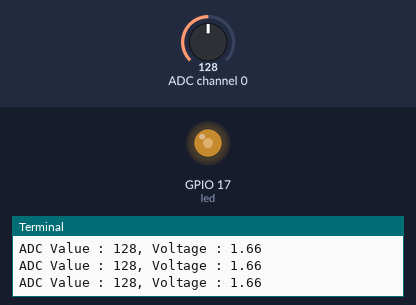
Bench run of a program on a simulated Raspberry Pi (BCM pin numbers). Parts: output pins drawn as LEDs (lit = HIGH), the last lines printed to the terminal. The inputs (shaded band) are chosen by the test bench; at power-on: ADC channel 0 = 128 (analog values on the 0–255 scale).

Above: at 1.2 s.
1.3 s: ADC channel 0 set to 178
At 2.5 s:
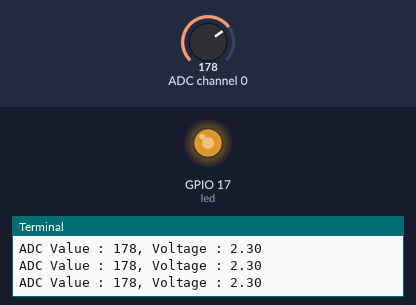
2.8 s: ADC channel 0 set to 224
At 3.2 s:
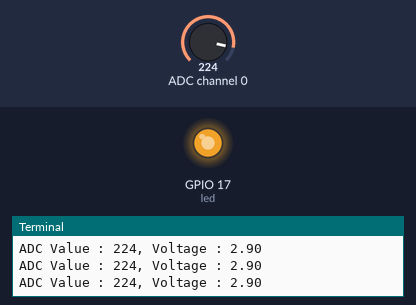
4.3 s: ADC channel 0 set to 30
At 4.9 s:
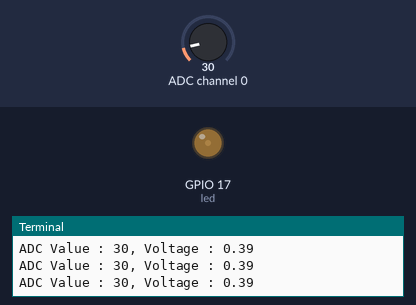
5.8 s: ADC channel 0 set to 0
At 6.7 s:
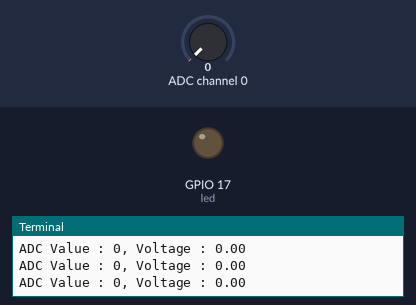
Timing chart, 0 to 8.3 s (numbered marks = the images above; inputs shaded):
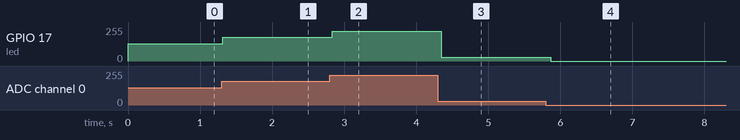

The program:

adc.py
```python
from time import sleep
from ADCDevice import ADCDevice, ADS7830
from gpiozero import PWMLED

led = PWMLED(17, frequency=1000)
adc = ADCDevice()
ADC_MAX = 255.0 # 8-bit ADC: 0-255

def loop():
    while True:
        adc = ADS7830()
        value = adc.analogRead(0)
        led.value = value / ADC_MAX
        voltage = (value / ADC_MAX) * 3.3 # 3.3V pin
        print('ADC Value : %d, Voltage : %.2f' %(value, voltage))
        sleep(0.1)

def end_prog():
    adc.close()

if __name__ == '__main__':
    print('Starting...')
    try:
        loop()
    except KeyboardInterrupt:
        end_prog()
```

Measured:
- after the input at 1.3 s, GPIO 17 (led): 128/255 → 178/255 at once
- after the input at 2.8 s, GPIO 17 (led): 178/255 → 224/255 at once
- after the input at 4.3 s, GPIO 17 (led): 224/255 → 30/255 after 0.05 s
- after the input at 5.8 s, GPIO 17 (led): 30/255 → 0/255 after 0.06 s
